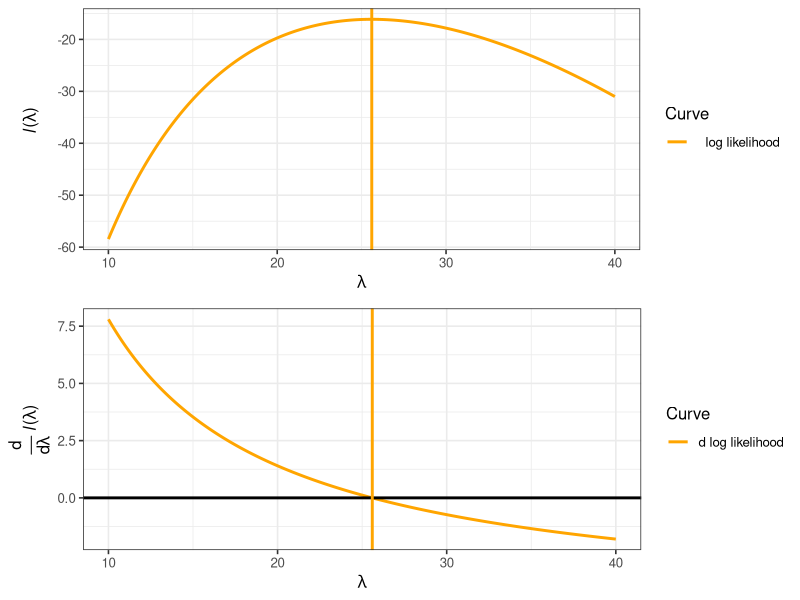
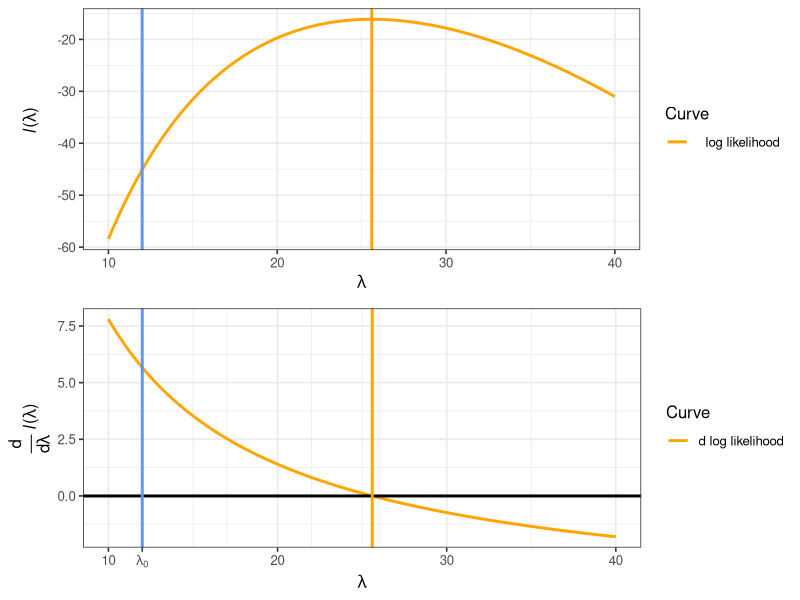
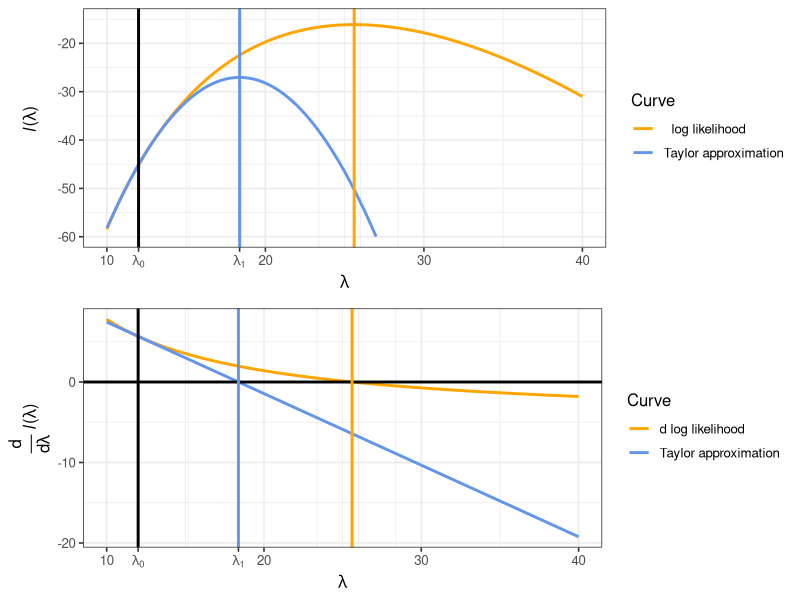
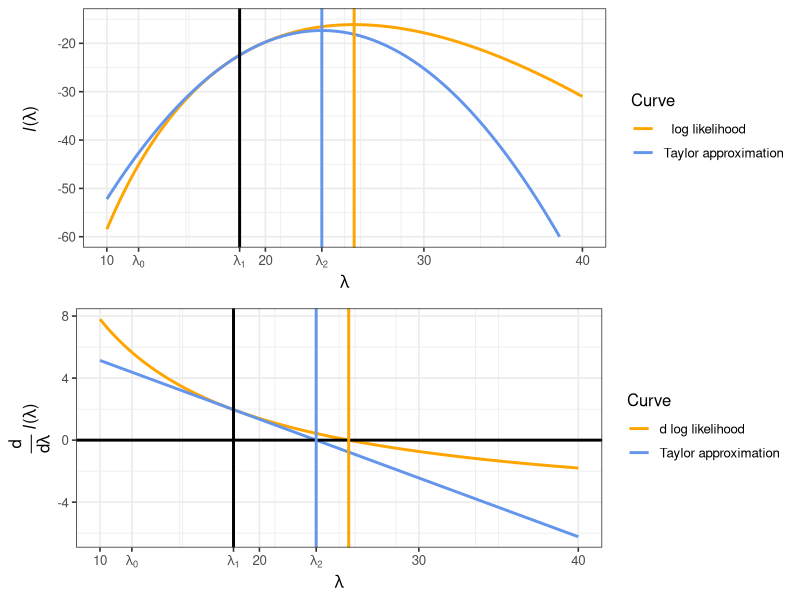
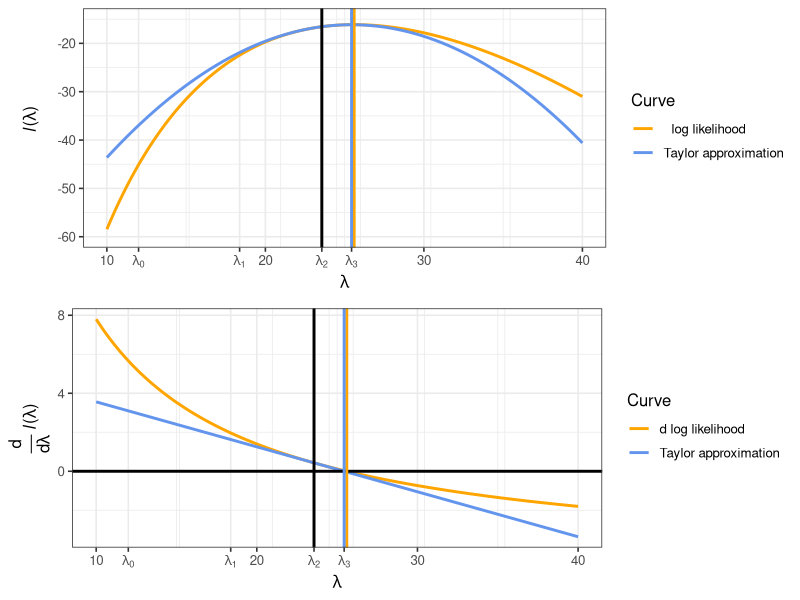
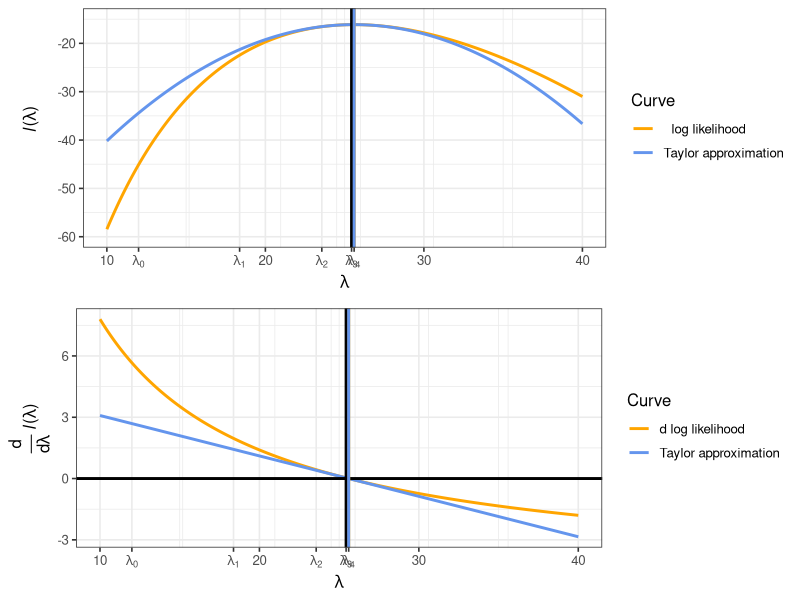

Here is the R script that generated these plots, in order:
## ---- chunk 1
knitr::opts_chunk$set(echo = FALSE)
require(ggplot2)
require(dplyr)
require(tidyr)
require(readr)
library(gridExtra)
## ---- chunk 2
x_obs <- c(31, 29, 19, 18, 31)

loglik_fn <- function(lambda, x_obs) {
    temp <- sum(dpois(x = x_obs, lambda = lambda, log = TRUE))
    return(temp)
}

d_loglik_fn <- function(lambda, x_obs) {
    n <- length(x_obs)
    return((1 / lambda) * sum(x_obs) - n)
}

d2_loglik_fn <- function(lambda, x_obs) {
    return((-1 / lambda^2) * sum(x_obs))
}

ll_v <- Vectorize(loglik_fn, vectorize.args = "lambda")

d_ll_v <- Vectorize(d_loglik_fn, vectorize.args = "lambda")

quadratic_approx_ll <- function(x, lambda_i, x_obs) {
  loglik_fn(x = lambda_i, x_obs = x_obs) +
    d_loglik_fn(x = lambda_i, x_obs = x_obs) * (x - lambda_i) +
    0.5 * d2_loglik_fn(x = lambda_i, x_obs = x_obs) * (x - lambda_i)^2
}

x_grid <- seq(from = 10, to = 40, length = 1001)
plot_df <- data.frame(
  x = x_grid,
  log_likelihood = ll_v(lambda = x_grid, x_obs = x_obs),
  d_log_likelihood = d_ll_v(lambda = x_grid, x_obs = x_obs)
) %>%
  gather("Curve", "y", 2:3) %>%
  mutate(
    #Curve = Curve
    Curve = ifelse(Curve == "log_likelihood", "  log likelihood ", "d log likelihood")
  )

p1 <- ggplot() +
  geom_line(data = plot_df %>% filter(Curve == "  log likelihood "), mapping = aes(x = x, y = y, color = Curve), size = 1) +
  geom_vline(xintercept = mean(x_obs), color = "orange", size = 1) +
#  coord_cartesian(xlim = c(0, 5), expand = FALSE) +
#  scale_x_continuous(breaks = c(0:5),
#    labels = c(0:5)) +
  scale_color_manual(values = c("orange")) +
  xlab(expression(lambda)) +
  ylab(expression(paste(phantom(frac(d, paste(d, lambda))), italic(l), "(", lambda, ")"))) +
  theme_bw(base_size = 12)

p2 <- ggplot() +
  geom_line(data = plot_df %>% filter(Curve == "d log likelihood"), mapping = aes(x = x, y = y, color = Curve), size = 1) +
  geom_hline(yintercept = 0, size = 1) +
  geom_vline(xintercept = mean(x_obs), color = "orange", size = 1) +
#  coord_cartesian(xlim = c(0, 5), expand = FALSE) +
#  scale_x_continuous(breaks = c(0:5),
#    labels = c(0:5)) +
  scale_color_manual(values = c("orange")) +
  xlab(expression(lambda)) +
  ylab(expression(paste(frac(d, paste(d, lambda)), " ", italic(l), "(", lambda, ")"))) +
  theme_bw(base_size = 12)

grid.arrange(p1, p2)
## ---- chunk 3
lambda_i <- 12

lambda_i_plus_1 <- lambda_i - d_loglik_fn(lambda = lambda_i, x_obs = x_obs) / d2_loglik_fn(lambda = lambda_i, x_obs = x_obs)

lambda_vals <- c(lambda_i)

quadratic_approx_ll <- function(x, lambda_i, x_obs) {
  loglik_fn(x = lambda_i, x_obs = x_obs) +
    d_loglik_fn(x = lambda_i, x_obs = x_obs) * (x - lambda_i) +
    0.5 * d2_loglik_fn(x = lambda_i, x_obs = x_obs) * (x - lambda_i)^2
}

x_grid <- seq(from = 10, to = 40, length = 1001)
plot_df <- data.frame(
  x = x_grid,
  log_likelihood = ll_v(lambda = x_grid, x_obs = x_obs),
  d_log_likelihood = d_ll_v(lambda = x_grid, x_obs = x_obs)
) %>%
  gather("Curve", "y", 2:3) %>%
  mutate(
    #Curve = Curve
    Curve = ifelse(Curve == "log_likelihood", "  log likelihood ", "d log likelihood")
  )

p1 <- ggplot() +
  geom_line(data = plot_df %>% filter(Curve == "  log likelihood "), mapping = aes(x = x, y = y, color = Curve), size = 1) +
  geom_vline(xintercept = mean(x_obs), color = "orange", size = 1) +
  geom_vline(xintercept = lambda_i, size = 1, color = "cornflowerblue") +
#  coord_cartesian(xlim = c(0, 5), expand = FALSE) +
#  scale_x_continuous(breaks = c(0:5),
#    labels = c(0:5)) +
  scale_color_manual(values = c("orange")) +
  xlab(expression(lambda)) +
  ylab(expression(paste(phantom(frac(d, paste(d, lambda))), italic(l), "(", lambda, ")"))) +
  theme_bw(base_size = 12)

p2 <- ggplot() +
  geom_line(data = plot_df %>% filter(Curve == "d log likelihood"), mapping = aes(x = x, y = y, color = Curve), size = 1) +
  geom_hline(yintercept = 0, size = 1) +
  geom_vline(xintercept = mean(x_obs), color = "orange", size = 1) +
  geom_vline(xintercept = lambda_i, size = 1, color = "cornflowerblue") +
#  coord_cartesian(xlim = c(0, 5), expand = FALSE) +
#  scale_x_continuous(breaks = c(0:5),
#    labels = c(0:5)) +
  scale_x_continuous(breaks = c(10, 20, 30, 40, lambda_vals),
    labels = c(10, 20, 30, 40, expression(lambda[0]))) +
  scale_color_manual(values = c("orange")) +
  xlab(expression(lambda)) +
  ylab(expression(paste(frac(d, paste(d, lambda)), " ", italic(l), "(", lambda, ")"))) +
  theme_bw(base_size = 12)

grid.arrange(p1, p2)
## ---- chunk 4
lambda_i <- 12

lambda_i_plus_1 <- lambda_i - d_loglik_fn(lambda = lambda_i, x_obs = x_obs) / d2_loglik_fn(lambda = lambda_i, x_obs = x_obs)

lambda_vals <- c(lambda_i, lambda_i_plus_1)

linear_approx_dll <- function(lambda, lambda_i, x_obs) {
  d_loglik_fn(lambda = lambda_i, x_obs = x_obs) +
    d2_loglik_fn(lambda = lambda_i, x_obs = x_obs) * (lambda - lambda_i)
}

quadratic_approx_ll <- function(lambda, lambda_i, x_obs) {
  loglik_fn(lambda = lambda_i, x_obs = x_obs) +
    d_loglik_fn(lambda = lambda_i, x_obs = x_obs) * (lambda - lambda_i) +
    0.5 * d2_loglik_fn(lambda = lambda_i, x_obs = x_obs) * (lambda - lambda_i)^2
}

plot_df <- data.frame(
  x = x_grid,
  log_likelihood = ll_v(lambda = x_grid, x_obs = x_obs),
  d_log_likelihood = d_ll_v(lambda = x_grid, x_obs = x_obs),
  Taylor_approx = quadratic_approx_ll(lambda = x_grid, lambda_i = lambda_i, x_obs = x_obs),
  Taylor_approx_dl = linear_approx_dll(lambda = x_grid, lambda_i = lambda_i, x_obs = x_obs)
) %>%
  gather("Curve", "y", 2:5) %>%
  mutate(
    #Curve = Curve
    Curve = ifelse(
      Curve == "log_likelihood", "  log likelihood ",
      ifelse(
        Curve == "d_log_likelihood", "d log likelihood",
        ifelse(
          Curve == "Taylor_approx", "Taylor approximation",
          "Taylor approximation "
        ))
    )
  )

p1 <- ggplot() +
  geom_line(data = plot_df %>% filter(Curve %in% c("  log likelihood ", "Taylor approximation")),
    mapping = aes(x = x, y = y, color = Curve), size = 1) +
  geom_vline(xintercept = mean(x_obs), color = "orange", size = 1) +
  geom_vline(xintercept = lambda_i, size = 1) +
  geom_vline(xintercept = lambda_i_plus_1, color = "cornflowerblue", linetype = 1, size = 1) +
#  xlim(c(0, 5)) +
  ylim(c(-60, -15)) +
#  coord_cartesian(xlim = c(0, 5), expand = FALSE) +
  scale_x_continuous(breaks = c(10, 20, 30, 40, lambda_vals),
    labels = c(10, 20, 30, 40, expression(lambda[0]), expression(lambda[1]))) +
  scale_color_manual(values = c("orange", "cornflowerblue")) +
  xlab(expression(lambda)) +
  ylab(expression(paste(phantom(frac(d, paste(d, lambda))), italic(l), "(", lambda, ")"))) +
  theme_bw(base_size = 12)

p2 <- ggplot() +
  geom_line(data = plot_df %>% filter(Curve %in% c("d log likelihood", "Taylor approximation ")), mapping = aes(x = x, y = y, color = Curve), size = 1) +
  geom_hline(yintercept = 0, size = 1) +
  geom_vline(xintercept = mean(x_obs), color = "orange", size = 1) +
  geom_vline(xintercept = lambda_i, size = 1) +
  geom_vline(xintercept = lambda_i_plus_1, color = "cornflowerblue", linetype = 1, size = 1) +
#  coord_cartesian(xlim = c(0, 5), expand = FALSE) +
#  scale_x_continuous(breaks = c(0:5),
#    labels = c(0:5)) +
  scale_x_continuous(breaks = c(10, 20, 30, 40, lambda_vals),
    labels = c(10, 20, 30, 40, expression(lambda[0]), expression(lambda[1]))) +
  scale_color_manual(values = c("orange", "cornflowerblue")) +
  xlab(expression(lambda)) +
  ylab(expression(paste(frac(d, paste(d, lambda)), " ", italic(l), "(", lambda, ")"))) +
  theme_bw(base_size = 12)

grid.arrange(p1, p2)
## ---- chunk 5
lambda_i <- lambda_i_plus_1

lambda_i_plus_1 <- lambda_i - d_loglik_fn(lambda = lambda_i, x_obs = x_obs) / d2_loglik_fn(lambda = lambda_i, x_obs = x_obs)

lambda_vals <- c(lambda_vals, lambda_i_plus_1)

plot_df <- data.frame(
  x = x_grid,
  log_likelihood = ll_v(lambda = x_grid, x_obs = x_obs),
  d_log_likelihood = d_ll_v(lambda = x_grid, x_obs = x_obs),
  Taylor_approx = quadratic_approx_ll(lambda = x_grid, lambda_i = lambda_i, x_obs = x_obs),
  Taylor_approx_dl = linear_approx_dll(lambda = x_grid, lambda_i = lambda_i, x_obs = x_obs)
) %>%
  gather("Curve", "y", 2:5) %>%
  mutate(
    #Curve = Curve
    Curve = ifelse(
      Curve == "log_likelihood", "  log likelihood ",
      ifelse(
        Curve == "d_log_likelihood", "d log likelihood",
        ifelse(
          Curve == "Taylor_approx", "Taylor approximation",
          "Taylor approximation "
        ))
    )
  )

p1 <- ggplot() +
  geom_line(data = plot_df %>% filter(Curve %in% c("  log likelihood ", "Taylor approximation")),
    mapping = aes(x = x, y = y, color = Curve), size = 1) +
  geom_vline(xintercept = mean(x_obs), color = "orange", size = 1) +
  geom_vline(xintercept = lambda_i, size = 1) +
  geom_vline(xintercept = lambda_i_plus_1, color = "cornflowerblue", linetype = 1, size = 1) +
#  xlim(c(0, 5)) +
  ylim(c(-60, -15)) +
#  coord_cartesian(xlim = c(0, 5), expand = FALSE) +
  scale_x_continuous(breaks = c(10, 20, 30, 40, lambda_vals),
    labels = c(10, 20, 30, 40, expression(lambda[0]), expression(lambda[1]), expression(lambda[2]))) +
  scale_color_manual(values = c("orange", "cornflowerblue")) +
  xlab(expression(lambda)) +
  ylab(expression(paste(phantom(frac(d, paste(d, lambda))), italic(l), "(", lambda, ")"))) +
  theme_bw(base_size = 12)

p2 <- ggplot() +
  geom_line(data = plot_df %>% filter(Curve %in% c("d log likelihood", "Taylor approximation ")), mapping = aes(x = x, y = y, color = Curve), size = 1) +
  geom_hline(yintercept = 0, size = 1) +
  geom_vline(xintercept = mean(x_obs), color = "orange", size = 1) +
  geom_vline(xintercept = lambda_i, size = 1) +
  geom_vline(xintercept = lambda_i_plus_1, color = "cornflowerblue", linetype = 1, size = 1) +
#  coord_cartesian(xlim = c(0, 5), expand = FALSE) +
#  scale_x_continuous(breaks = c(0:5),
#    labels = c(0:5)) +
  scale_x_continuous(breaks = c(10, 20, 30, 40, lambda_vals),
    labels = c(10, 20, 30, 40, expression(lambda[0]), expression(lambda[1]), expression(lambda[2]))) +
  scale_color_manual(values = c("orange", "cornflowerblue")) +
  xlab(expression(lambda)) +
  ylab(expression(paste(frac(d, paste(d, lambda)), " ", italic(l), "(", lambda, ")"))) +
  theme_bw(base_size = 12)

grid.arrange(p1, p2)
## ---- chunk 6
lambda_i <- lambda_i_plus_1

lambda_i_plus_1 <- lambda_i - d_loglik_fn(lambda = lambda_i, x_obs = x_obs) / d2_loglik_fn(lambda = lambda_i, x_obs = x_obs)

lambda_vals <- c(lambda_vals, lambda_i_plus_1)

plot_df <- data.frame(
  x = x_grid,
  log_likelihood = ll_v(lambda = x_grid, x_obs = x_obs),
  d_log_likelihood = d_ll_v(lambda = x_grid, x_obs = x_obs),
  Taylor_approx = quadratic_approx_ll(lambda = x_grid, lambda_i = lambda_i, x_obs = x_obs),
  Taylor_approx_dl = linear_approx_dll(lambda = x_grid, lambda_i = lambda_i, x_obs = x_obs)
) %>%
  gather("Curve", "y", 2:5) %>%
  mutate(
    #Curve = Curve
    Curve = ifelse(
      Curve == "log_likelihood", "  log likelihood ",
      ifelse(
        Curve == "d_log_likelihood", "d log likelihood",
        ifelse(
          Curve == "Taylor_approx", "Taylor approximation",
          "Taylor approximation "
        ))
    )
  )

p1 <- ggplot() +
  geom_line(data = plot_df %>% filter(Curve %in% c("  log likelihood ", "Taylor approximation")),
    mapping = aes(x = x, y = y, color = Curve), size = 1) +
  geom_vline(xintercept = mean(x_obs), color = "orange", size = 1) +
  geom_vline(xintercept = lambda_i, size = 1) +
  geom_vline(xintercept = lambda_i_plus_1, color = "cornflowerblue", linetype = 1, size = 1) +
#  xlim(c(0, 5)) +
  ylim(c(-60, -15)) +
#  coord_cartesian(xlim = c(0, 5), expand = FALSE) +
  scale_x_continuous(breaks = c(10, 20, 30, 40, lambda_vals),
    labels = c(10, 20, 30, 40, expression(lambda[0]), expression(lambda[1]), expression(lambda[2]), expression(lambda[3]))) +
  scale_color_manual(values = c("orange", "cornflowerblue")) +
  xlab(expression(lambda)) +
  ylab(expression(paste(phantom(frac(d, paste(d, lambda))), italic(l), "(", lambda, ")"))) +
  theme_bw(base_size = 12)

p2 <- ggplot() +
  geom_line(data = plot_df %>% filter(Curve %in% c("d log likelihood", "Taylor approximation ")), mapping = aes(x = x, y = y, color = Curve), size = 1) +
  geom_hline(yintercept = 0, size = 1) +
  geom_vline(xintercept = mean(x_obs), color = "orange", size = 1) +
  geom_vline(xintercept = lambda_i, size = 1) +
  geom_vline(xintercept = lambda_i_plus_1, color = "cornflowerblue", linetype = 1, size = 1) +
#  coord_cartesian(xlim = c(0, 5), expand = FALSE) +
#  scale_x_continuous(breaks = c(0:5),
#    labels = c(0:5)) +
  scale_x_continuous(breaks = c(10, 20, 30, 40, lambda_vals),
    labels = c(10, 20, 30, 40, expression(lambda[0]), expression(lambda[1]), expression(lambda[2]), expression(lambda[3]))) +
  scale_color_manual(values = c("orange", "cornflowerblue")) +
  xlab(expression(lambda)) +
  ylab(expression(paste(frac(d, paste(d, lambda)), " ", italic(l), "(", lambda, ")"))) +
  theme_bw(base_size = 12)

grid.arrange(p1, p2)
## ---- chunk 7
lambda_i <- lambda_i_plus_1

lambda_i_plus_1 <- lambda_i - d_loglik_fn(lambda = lambda_i, x_obs = x_obs) / d2_loglik_fn(lambda = lambda_i, x_obs = x_obs)

lambda_vals <- c(lambda_vals, lambda_i_plus_1)

plot_df <- data.frame(
  x = x_grid,
  log_likelihood = ll_v(lambda = x_grid, x_obs = x_obs),
  d_log_likelihood = d_ll_v(lambda = x_grid, x_obs = x_obs),
  Taylor_approx = quadratic_approx_ll(lambda = x_grid, lambda_i = lambda_i, x_obs = x_obs),
  Taylor_approx_dl = linear_approx_dll(lambda = x_grid, lambda_i = lambda_i, x_obs = x_obs)
) %>%
  gather("Curve", "y", 2:5) %>%
  mutate(
    #Curve = Curve
    Curve = ifelse(
      Curve == "log_likelihood", "  log likelihood ",
      ifelse(
        Curve == "d_log_likelihood", "d log likelihood",
        ifelse(
          Curve == "Taylor_approx", "Taylor approximation",
          "Taylor approximation "
        ))
    )
  )

p1 <- ggplot() +
  geom_line(data = plot_df %>% filter(Curve %in% c("  log likelihood ", "Taylor approximation")),
    mapping = aes(x = x, y = y, color = Curve), size = 1) +
  geom_vline(xintercept = mean(x_obs), color = "orange", size = 1) +
  geom_vline(xintercept = lambda_i, size = 1) +
  geom_vline(xintercept = lambda_i_plus_1, color = "cornflowerblue", linetype = 1, size = 1) +
#  xlim(c(0, 5)) +
  ylim(c(-60, -15)) +
#  coord_cartesian(xlim = c(0, 5), expand = FALSE) +
  scale_x_continuous(breaks = c(10, 20, 30, 40, lambda_vals),
    labels = c(10, 20, 30, 40, expression(lambda[0]), expression(lambda[1]), expression(lambda[2]), expression(lambda[3]), expression(lambda[4]))) +
  scale_color_manual(values = c("orange", "cornflowerblue")) +
  xlab(expression(lambda)) +
  ylab(expression(paste(phantom(frac(d, paste(d, lambda))), italic(l), "(", lambda, ")"))) +
  theme_bw(base_size = 12)

p2 <- ggplot() +
  geom_line(data = plot_df %>% filter(Curve %in% c("d log likelihood", "Taylor approximation ")), mapping = aes(x = x, y = y, color = Curve), size = 1) +
  geom_hline(yintercept = 0, size = 1) +
  geom_vline(xintercept = mean(x_obs), color = "orange", size = 1) +
  geom_vline(xintercept = lambda_i, size = 1) +
  geom_vline(xintercept = lambda_i_plus_1, color = "cornflowerblue", linetype = 1, size = 1) +
#  coord_cartesian(xlim = c(0, 5), expand = FALSE) +
#  scale_x_continuous(breaks = c(0:5),
#    labels = c(0:5)) +
  scale_x_continuous(breaks = c(10, 20, 30, 40, lambda_vals),
    labels = c(10, 20, 30, 40, expression(lambda[0]), expression(lambda[1]), expression(lambda[2]), expression(lambda[3]), expression(lambda[4]))) +
  scale_color_manual(values = c("orange", "cornflowerblue")) +
  xlab(expression(lambda)) +
  ylab(expression(paste(frac(d, paste(d, lambda)), " ", italic(l), "(", lambda, ")"))) +
  theme_bw(base_size = 12)

grid.arrange(p1, p2)
